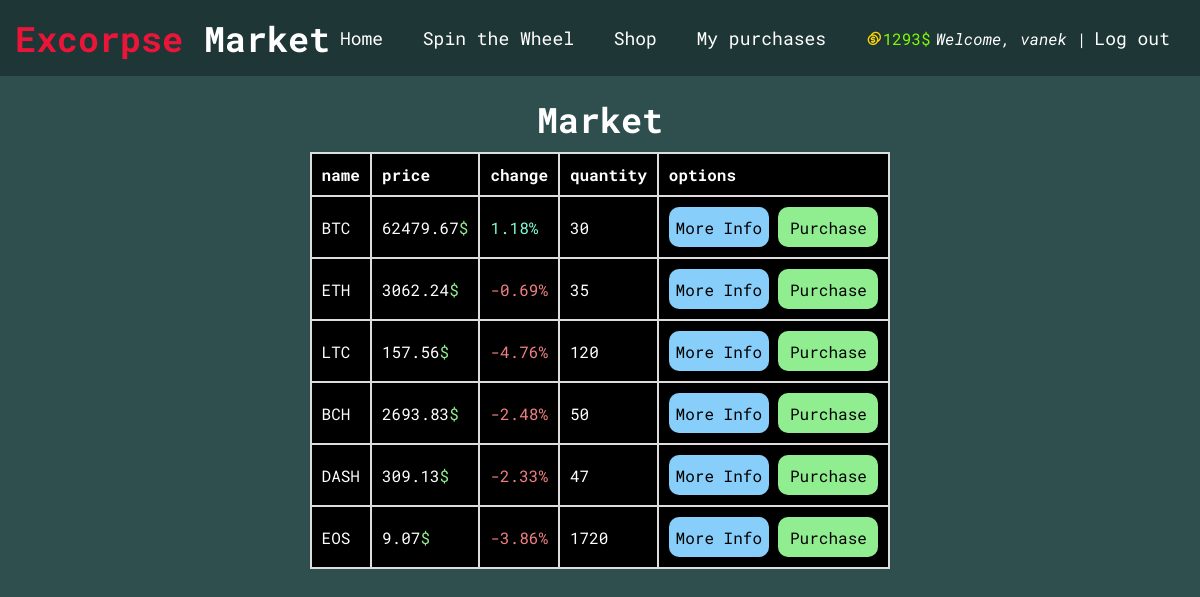
/shop (signed in), run on the app's committed database.
### market/models.py (models this page shows, shortened)
class User(db.Model, UserMixin):
    id = db.Column(db.Integer(), primary_key=True)
    username = db.Column(db.String(30), nullable=False, unique=True)
    email = db.Column(db.String(50), nullable=False, unique=True)
    password_hashed = db.Column(db.String(60), nullable=False)
    budget = db.Column(db.Integer(), nullable=False, default=1000)
    last_spin = db.Column(db.DateTime, default=datetime.utcnow)

class Currency(db.Model):
    id = db.Column(db.Integer, primary_key=True)
    name = db.Column(db.String(50), nullable=False)
    price = db.Column(db.Float, nullable=False)
    increase = db.Column(db.String(20), nullable=False, default="0%")
    quantity = db.Column(db.Integer, nullable=False)

### market/routes.py (the view)
@app.route("/shop")
@login_required
def shop():
    purchase_form = PurchaseItemForm()
    currencies = Currency.query.all()
    return render_template("shop.html", currencies=currencies, purchase_form=purchase_form)

### market/models.py (called while the page is built)
@login_manager.user_loader
def load_user(user_id):
    return User.query.get(int(user_id))

### market/templates/shop.html (shortened to what this page needs)
{% extends 'index.html' %}
{% block body %}
<link rel="stylesheet" href="../static/shop.css">
<h1 class="market">Market</h1>
<div class="table-container">
  <table class="table-items">
    <thead>
        <tr>
          <th scope="col">name</th>
          <th scope="col">price</th>
          <th scope="col">change</th>
          <th scope="col">quantity</th>
          <th scope="col">options</th>
        </tr>
    </thead>
    <tbody>
      {% for currency in currencies %}
      <tr>
        <td>{{currency.name}}</td>
        <td>{{currency.price}}<span style="color: lightgreen;">$</span></td>
        {% if currency.increase.startswith('-') %}
          <td style="color: lightcoral;">{{currency.increase}}</td>
        {% else %}
          <td style="color: aquamarine;">{{currency.increase}}</td>
        {% endif %}
        <td>{{ currency.quantity }}</td>
        <td>
          <button type="button" class="btn-info" data-modal="{{currency.id}}">More Info</button>
          <button type="button" class="btn-purchase" data-modal="{{currency.id}}" data-target="#Modal-PurchaseConfirm-{{currency.id}}">Purchase</button>
        </td>
      </tr>
      {% endfor %}
    </tbody>
  </table>
</div>
{% endblock body %}

### market/templates/index.html (shortened to what this page needs)
<!doctype html>
<html lang="en">
  <head>
    <link rel="stylesheet" href="../static/style.css">
    <link rel="stylesheet" href="https://cdn.jsdelivr.net/npm/remixicon@4.2.0/fonts/remixicon.css">
  </head>
  <body>
    <div class="container">
      <nav>
        <h2 class="logo"><span>Excorpse</span> Market</h2>
        <ul>
          <li><a href="{{ url_for('home') }}">Home</a></li>
          <li><a href="{{ url_for('spin') }}">Spin the Wheel</a></li>
          <li><a href="{{ url_for('shop') }}">Shop</a></li>
          <li><a href="{{ url_for('my_purchases') }}">My purchases</a></li>
        </ul>
        {% if current_user.is_authenticated %}
          <div class="user-info">
            <i class="ri-coins-line" style="color: gold;" ></i>
            <p><span style="color: lawngreen; margin-right: 5px;" >{{ current_user.budget }}$</span></p>
            <p class="welcome-user"><span style="font-style: italic;">Welcome, {{ current_user.username }}</span> | </p>
            <a class="sign-up" style="margin-left: 8px;" href="{{ url_for('logout') }}">Log out</a>
          </div>
        {% else %}
          <div class="sign-buttons">
            <a class="sign-in" href="{{ url_for('login') }}">Login</a>
            <a class="sign-up" href="{{ url_for('register') }}">Register</a>
          </div>
        {% endif %}
      </nav>
      {% block body %}
      {% endblock body %}
    </div>
  </body>
</html>

### market/static/style.css (style rules this page uses)
* { margin: 0; padding: 0; box-sizing: border-box; font-family: "Roboto Mono", monospace; text-decoration: none; }
.container { height: 100vh; width: 100%; background-color: darkslategray; }
nav { display: flex; align-items: center; justify-content: space-between; padding: 15px; background-color: rgb(31, 54, 54); }
.logo { color: white; font-size: 35px; }
.logo span { color: #ea1538; }
nav ul li { display: inline-block; font-size: 18px; }
nav ul li a { color: white; padding-right: 30px; transition: 0.4s ease; }
.sign-in, .sign-up { color: white; font-size: 18px; padding-right: 15px; transition: 0.4s ease; }
.user-info { display: flex; align-items: center; justify-content: center; color: white; }

### market/static/shop.css (style rules this page uses)
h1 { display: flex; align-items: center; justify-content: center; font-size: 35px; color: white; margin-top: 20px; }
.table-container { display: flex; align-items: center; justify-content: center; margin: 10px 0; }
.table-items { background-color: black; border-collapse: collapse; }
.table-items th, .table-items td { border: 2px solid #ddd; padding: 10px; text-align: left; color: white; font-size: 16px; }
button { width: 100px; height: 40px; border: none; border-radius: 10px; font-size: 16px; box-shadow: 0 0 10px rgba(0, 0, 0, 0.1); cursor: pointer; transition: .3s ease; }
.btn-info { background-color: lightskyblue; }
.btn-purchase { background-color: lightgreen; }

### data on the page
User: budget "1293", username "vanek"
Currency: name "BTC", price "62479.67", increase "1.18%", quantity "30"
Currency: name "ETH", price "3062.24", increase "-0.69%", quantity "35"
Currency: name "LTC", price "157.56", increase "-4.76%", quantity "120"
Currency: name "BCH", price "2693.83", increase "-2.48%", quantity "50"
Currency: name "DASH", price "309.13", increase "-2.33%", quantity "47"
Currency: name "EOS", price "9.07", increase "-3.86%", quantity "1720"
